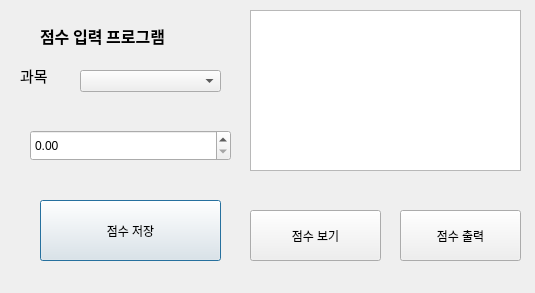
<?xml version="1.0" encoding="UTF-8"?>
<ui version="4.0">
 <class>Dialog</class>
 <widget class="QDialog" name="Dialog">
  <property name="geometry">
   <rect>
    <x>0</x>
    <y>0</y>
    <width>535</width>
    <height>293</height>
   </rect>
  </property>
  <property name="windowTitle">
   <string>Dialog</string>
  </property>
  <widget class="QLabel" name="label">
   <property name="geometry">
    <rect>
     <x>40</x>
     <y>20</y>
     <width>171</width>
     <height>31</height>
    </rect>
   </property>
   <property name="font">
    <font>
     <family>Agency FB</family>
     <pointsize>12</pointsize>
     <weight>75</weight>
     <bold>true</bold>
    </font>
   </property>
   <property name="text">
    <string>점수 입력 프로그램</string>
   </property>
  </widget>
  <widget class="QLabel" name="label_2">
   <property name="geometry">
    <rect>
     <x>20</x>
     <y>60</y>
     <width>91</width>
     <height>31</height>
    </rect>
   </property>
   <property name="font">
    <font>
     <family>Agency FB</family>
     <pointsize>11</pointsize>
    </font>
   </property>
   <property name="text">
    <string>과목</string>
   </property>
  </widget>
  <widget class="QComboBox" name="comboBox">
   <property name="geometry">
    <rect>
     <x>80</x>
     <y>70</y>
     <width>141</width>
     <height>22</height>
    </rect>
   </property>
  </widget>
  <widget class="QDoubleSpinBox" name="doubleSpinBox">
   <property name="geometry">
    <rect>
     <x>30</x>
     <y>130</y>
     <width>201</width>
     <height>31</height>
    </rect>
   </property>
   <property name="maximum">
    <double>10.000000000000000</double>
   </property>
   <property name="singleStep">
    <double>0.500000000000000</double>
   </property>
  </widget>
  <widget class="QPushButton" name="Btn_save">
   <property name="geometry">
    <rect>
     <x>40</x>
     <y>200</y>
     <width>181</width>
     <height>61</height>
    </rect>
   </property>
   <property name="text">
    <string>점수 저장</string>
   </property>
  </widget>
  <widget class="QTextBrowser" name="textBrowser">
   <property name="geometry">
    <rect>
     <x>250</x>
     <y>10</y>
     <width>271</width>
     <height>161</height>
    </rect>
   </property>
  </widget>
  <widget class="QPushButton" name="Btn_see">
   <property name="geometry">
    <rect>
     <x>250</x>
     <y>210</y>
     <width>131</width>
     <height>51</height>
    </rect>
   </property>
   <property name="text">
    <string>점수 보기</string>
   </property>
  </widget>
  <widget class="QPushButton" name="Btn_print">
   <property name="geometry">
    <rect>
     <x>400</x>
     <y>210</y>
     <width>121</width>
     <height>51</height>
    </rect>
   </property>
   <property name="text">
    <string>점수 출력</string>
   </property>
  </widget>
 </widget>
 <resources/>
 <connections/>
</ui>
